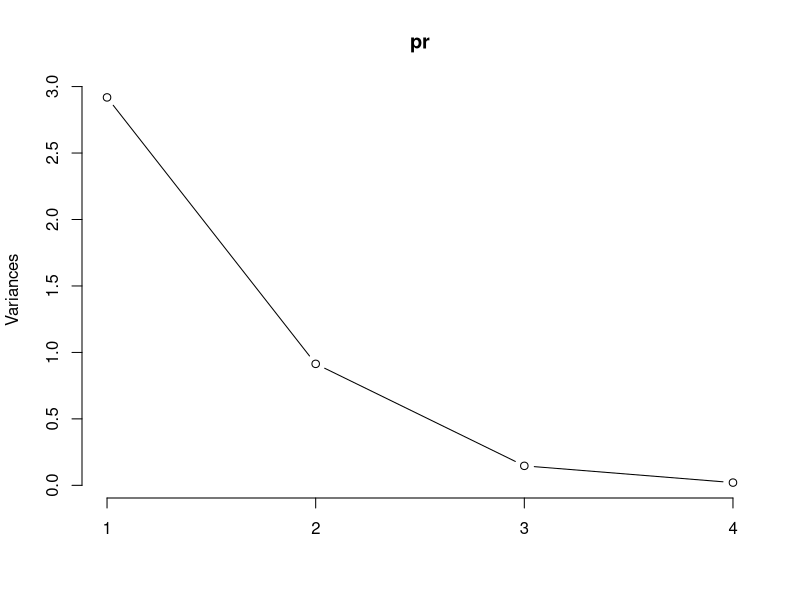
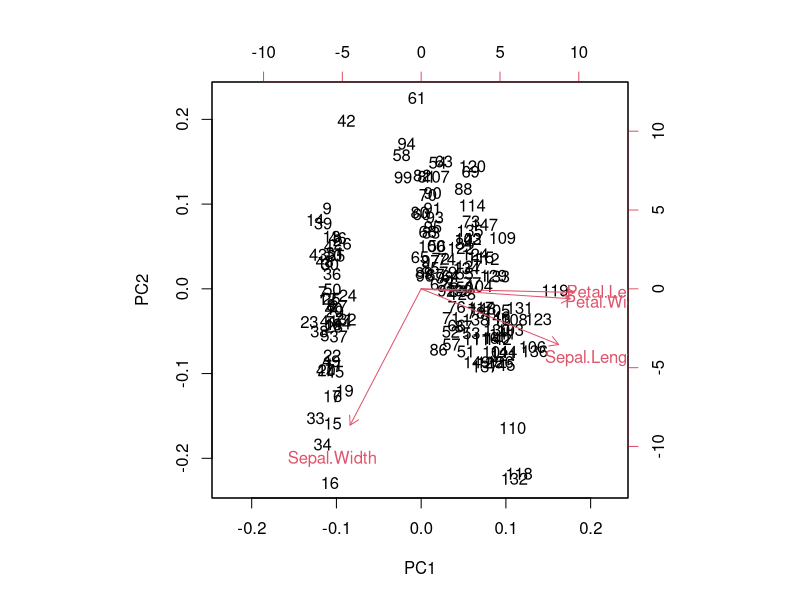
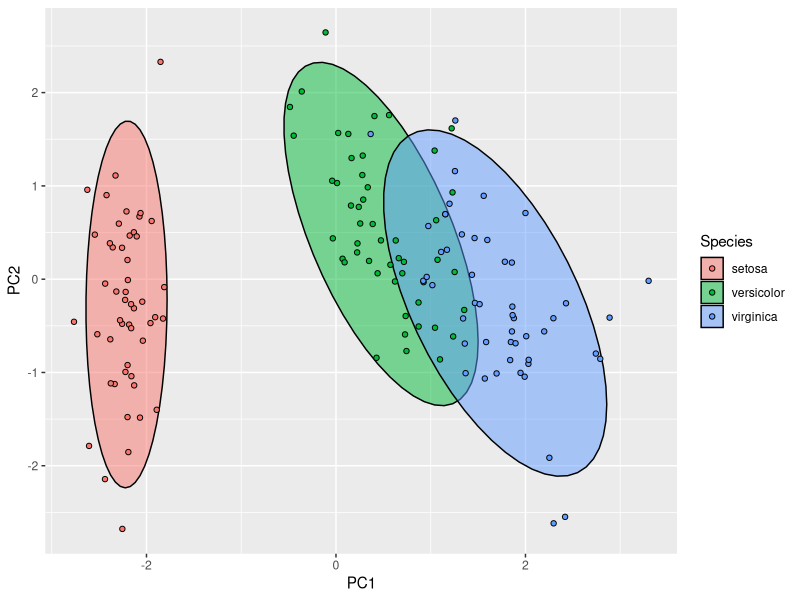

R code for these plots, in order:
library(ggplot2)
# ---LOAD DATA---
data(iris)
# head(iris)
# summary(iris)

# ---PCA---
pr <- prcomp(iris[,1:4], scale = TRUE)
summary(pr)
plot(pr, type="l")

biplot(pr, scala=0)

# ---EXTRACT SCORES---
iris2 <- cbind(iris, pr$x[,1:2])
head(iris2)

# ---PLOT W/ GGPLOT---
ggplot(iris2, aes(PC1, PC2, col=Species, fill=Species)) +
 stat_ellipse(geom = "polygon", col = "black", alpha=0.5) +
 geom_point(shape=21, col="black")

# ---CORRELATION BETWEEN VARS AND PCS---
cor(iris[,1:4], iris2[,6:7])
